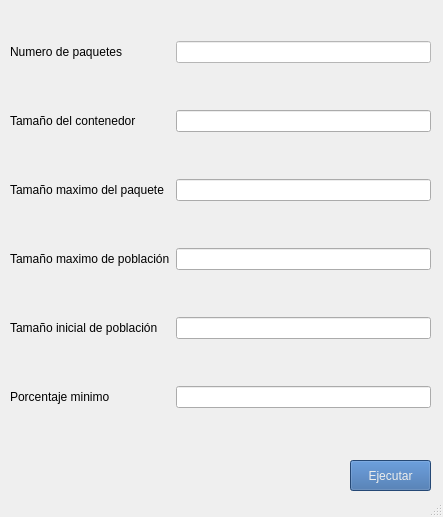
<?xml version="1.0" encoding="UTF-8"?>
<ui version="4.0">
 <class>MainWindow</class>
 <widget class="QMainWindow" name="MainWindow">
  <property name="geometry">
   <rect>
    <x>0</x>
    <y>0</y>
    <width>443</width>
    <height>517</height>
   </rect>
  </property>
  <property name="windowTitle">
   <string>Envio de paquetes</string>
  </property>
  <property name="styleSheet">
   <string notr="true">

color: rgb(0, 0, 0);
</string>
  </property>
  <widget class="QWidget" name="centralwidget">
   <widget class="QPushButton" name="btnEjecutar">
    <property name="geometry">
     <rect>
      <x>350</x>
      <y>460</y>
      <width>81</width>
      <height>31</height>
     </rect>
    </property>
    <property name="styleSheet">
     <string notr="true">background-color: rgb(114, 159, 207);
background-color: rgb(52, 101, 164);
color: rgb(238, 238, 236);</string>
    </property>
    <property name="text">
     <string>Ejecutar</string>
    </property>
   </widget>
   <widget class="QWidget" name="gridLayoutWidget">
    <property name="geometry">
     <rect>
      <x>10</x>
      <y>0</y>
      <width>421</width>
      <height>451</height>
     </rect>
    </property>
    <layout class="QGridLayout" name="gridLayout_2">
     <item row="0" column="1">
      <widget class="QLineEdit" name="numPaq">
       <property name="styleSheet">
        <string notr="true">background-color: rgb(255, 255, 255);
border-color: rgb(0, 0, 0);</string>
       </property>
      </widget>
     </item>
     <item row="1" column="0">
      <widget class="QLabel" name="label">
       <property name="text">
        <string>Tamaño del contenedor</string>
       </property>
      </widget>
     </item>
     <item row="1" column="1">
      <widget class="QLineEdit" name="tamContenedor"/>
     </item>
     <item row="2" column="0">
      <widget class="QLabel" name="label_4">
       <property name="text">
        <string>Tamaño maximo del paquete</string>
       </property>
      </widget>
     </item>
     <item row="4" column="0">
      <widget class="QLabel" name="label_5">
       <property name="text">
        <string>Tamaño maximo de población</string>
       </property>
      </widget>
     </item>
     <item row="5" column="0">
      <widget class="QLabel" name="label_6">
       <property name="text">
        <string>Tamaño inicial de población</string>
       </property>
      </widget>
     </item>
     <item row="6" column="0">
      <widget class="QLabel" name="label_3">
       <property name="text">
        <string>Porcentaje minimo</string>
       </property>
      </widget>
     </item>
     <item row="4" column="1">
      <widget class="QLineEdit" name="tamMaxPob"/>
     </item>
     <item row="5" column="1">
      <widget class="QLineEdit" name="tamInicialPob"/>
     </item>
     <item row="6" column="1">
      <widget class="QLineEdit" name="porcentajeMin"/>
     </item>
     <item row="2" column="1">
      <widget class="QLineEdit" name="tamMaxPaq"/>
     </item>
     <item row="0" column="0">
      <widget class="QLabel" name="label_2">
       <property name="toolTip">
        <string>&lt;html&gt;&lt;head/&gt;&lt;body&gt;&lt;p&gt;&lt;span style=&quot; font-weight:600;&quot;&gt;Numero de paquetes&lt;/span&gt;&lt;/p&gt;&lt;/body&gt;&lt;/html&gt;</string>
       </property>
       <property name="text">
        <string>Numero de paquetes</string>
       </property>
      </widget>
     </item>
    </layout>
   </widget>
  </widget>
  <widget class="QStatusBar" name="statusbar"/>
 </widget>
 <resources/>
 <connections/>
</ui>
